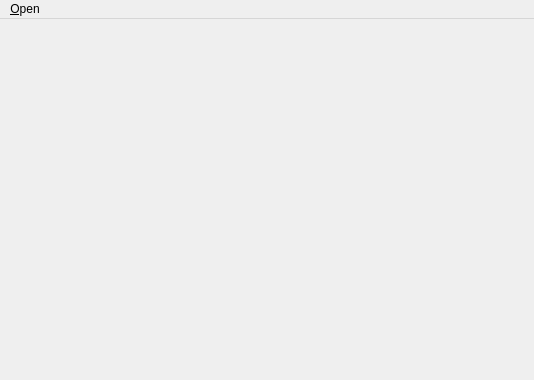
<?xml version="1.0" encoding="UTF-8"?>
<ui version="4.0">
 <class>MainWindow</class>
 <widget class="QMainWindow" name="MainWindow">
  <property name="geometry">
   <rect>
    <x>0</x>
    <y>0</y>
    <width>534</width>
    <height>380</height>
   </rect>
  </property>
  <property name="windowTitle">
   <string>MainWindow</string>
  </property>
  <widget class="QWidget" name="centralWidget">
   <layout class="QGridLayout" name="gridLayout"/>
  </widget>
  <widget class="QMenuBar" name="menuBar">
   <property name="geometry">
    <rect>
     <x>0</x>
     <y>0</y>
     <width>534</width>
     <height>21</height>
    </rect>
   </property>
   <widget class="QMenu" name="menu_Open">
    <property name="title">
     <string>&amp;Open</string>
    </property>
    <addaction name="action_open_plant_file"/>
    <addaction name="action_re_open_last_plant"/>
   </widget>
   <addaction name="menu_Open"/>
  </widget>
  <action name="action_open_plant_file">
   <property name="text">
    <string>&amp;open plant file ...</string>
   </property>
   <property name="shortcut">
    <string>Ctrl+O</string>
   </property>
  </action>
  <action name="action_re_open_last_plant">
   <property name="text">
    <string>&amp;re-open last plant</string>
   </property>
   <property name="shortcut">
    <string>Ctrl+R</string>
   </property>
  </action>
 </widget>
 <layoutdefault spacing="6" margin="11"/>
 <resources/>
 <connections/>
</ui>
